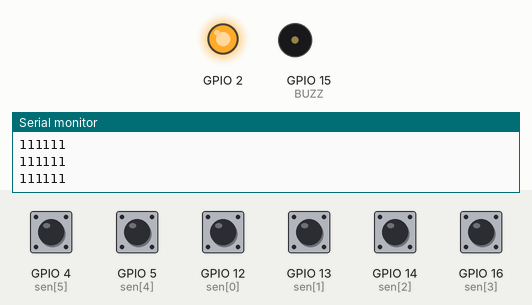
Bench run of a sketch on a simulated ESP8266 (NodeMCU). Shown: output pins drawn as LEDs (lit = HIGH), buzzer (waves = sounding, pin HIGH), the last lines printed to the serial monitor. Dashed ring = blinking. The test bench sets the inputs (shaded band); at power-on: GPIO 4 (sen[5]), GPIO 5 (sen[4]), GPIO 12 (sen[0]), GPIO 13 (sen[1]), GPIO 14 (sen[2]), GPIO 16 (sen[3]) HIGH.

Above: at 1.2 s.
1.3 s: GPIO 4 (sen[5]) pulled LOW for 1 s
At 1.55 s:
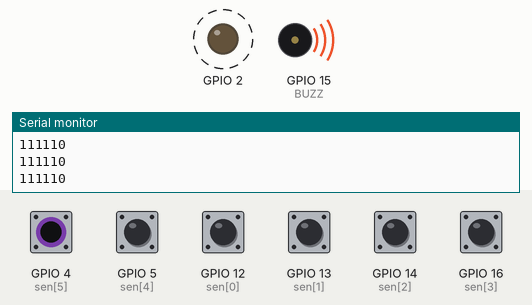
Timing chart, 0 to 4.3 s (numbered marks = the images above; inputs shaded):
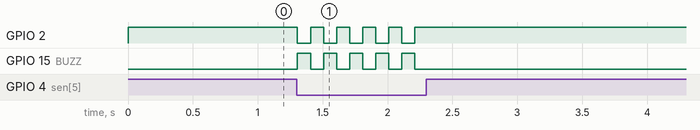

Measured:
- after the input at 1.3 s, GPIO 2: alternates HIGH for 0.10 s and LOW for 0.10 s, 10 changes in all, then stays HIGH, starting at once; GPIO 15 (BUZZ): alternates HIGH for 0.10 s and LOW for 0.10 s, 10 changes in all, then stays LOW, starting at once

The sketch:

ESP8266.ino
```cpp
#define BUZZ 15

#include <ESP8266WiFi.h>
#include <espnow.h>
uint8_t broadcastAddress[] = {0x84, 0xFC, 0xE6, 0xD1, 0x24, 0x54};
int id = 3;
int sen[6] = {12, 13, 14, 16, 5, 4};

typedef struct struct_message {
    int id;
    int st;
} struct_message;
struct_message myData;

void setup() {
    pinMode(BUZZ, OUTPUT);
    digitalWrite(BUZZ, 0);
    pinMode(2, OUTPUT);
    digitalWrite(2, 1);
    Serial.begin(9600);
    for (int j = 0; j < 6; j++) {
        pinMode(sen[j], INPUT_PULLUP);
    }
    WiFi.mode(WIFI_STA);
    if (esp_now_init() != 0) {
        Serial.println("Error initializing ESP-NOW");
        return;
    }
    Serial.println("ESP-NOW OK");
    esp_now_set_self_role(ESP_NOW_ROLE_CONTROLLER);
    esp_now_add_peer(broadcastAddress, ESP_NOW_ROLE_SLAVE, 1, NULL, 0);

    myData.id = id;
    myData.st = 0;
}
void loop() {
    Serial.print(digitalRead(sen[0]));
    Serial.print(digitalRead(sen[1]));
    Serial.print(digitalRead(sen[2]));
    Serial.print(digitalRead(sen[3]));
    Serial.print(digitalRead(sen[4]));
    Serial.println(digitalRead(sen[5]));

    int sum = 0;
    for (int j = 0; j < 6; j++)
        sum += digitalRead(sen[j]);
    if (sum < 6) {
        myData.st = 1;
        digitalWrite(BUZZ, !digitalRead(BUZZ));
        digitalWrite(2, !digitalRead(2));
    } else {
        myData.st = 0;
        digitalWrite(BUZZ, 0);
        digitalWrite(2, 1);
    }
    esp_now_send(broadcastAddress, (uint8_t *)&myData, sizeof(myData));
    delay(100);
}
```
